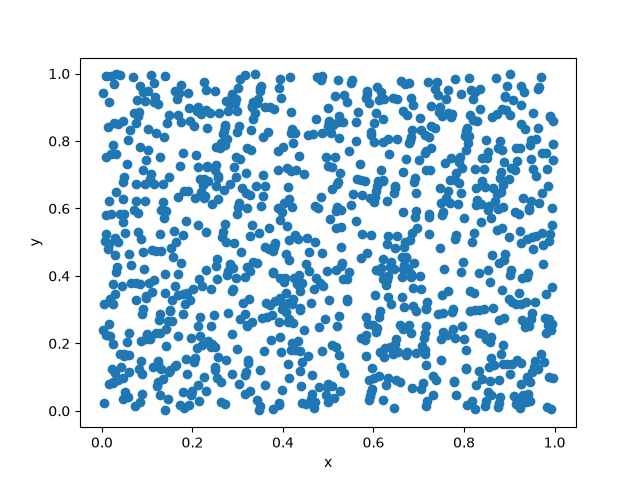

Python code for this plot:
import matplotlib.pyplot as plt
def PRNG(seed=42.0, iter=1):                         #Linear Congruential Generator; Seed and number of iterations are passed in function header
	a = 1103515245.0
	c = 12345.0
	m = 32768.0
	for i in range(iter):
		seed = (a*seed +c) % m
		yield float(seed/m)

x = list(PRNG(42.0, 1000))
y = list(PRNG(42.0, 1005))[5:] 

plt.scatter(y, x)
plt.xlabel("x")
plt.ylabel("y")
plt.show()
